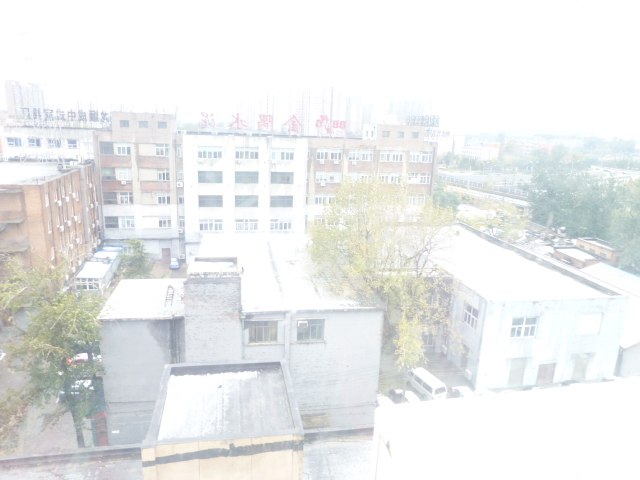
#> input picture pics/sample01.jpg, 640 x 480 px
$ python main.py
#> lines starting #> are read from the running program, lines starting #| are printed output that depends on the picture
### utils.py
import cv2 as cv
import matplotlib.pyplot as plt
import numpy as np


def RGB_to_intensity(img, eps=0.001):
    bgr = np.float64(img)
    SI = np.divide(bgr[:,:,0] + bgr[:,:,1] + bgr[:,:,2] + eps, 3 * 255)
    return SI

def intensity_to_gray(img):
    return np.int32(np.round(img * 255, 0))

def RGB_to_gray(img):
    bgr = np.float64(img)
    return np.int32(np.round(np.divide(bgr[:,:,0] + bgr[:,:,1] + bgr[:,:,2], 3), 0))

def gray_to_intensity(img):
    return np.divide(np.float64(img), 255)

def read_img(path):
#> called with path = 'pics/sample01.jpg'
    return cv.imread(path, cv.IMREAD_COLOR)
#> returned value is the input picture: shape (480, 640, 3); mean B, G, R 234.8, 235.3, 233.6

def read_img_gray(path):
    return cv.imread(path, cv.IMREAD_GRAYSCALE)


# [71 lines left out: functions draw_matrix, draw_2_matrixs, draw_2_matrixs_in_one, show_image, show_images_concat, draw_histogram, not called in this run]


def draw_histograms_in_one(hist1, bins1, hist2, bins2):
    plt.figure(figsize=(12, 6))
    plt.title("Histogram of Pixel Intensities")
    plt.xlabel("Pixel Intensity")
    plt.ylabel("Frequency")
    plt.xlim([0, 256])  # 设置x轴的范围
    # plt.bar(bins1[:-1], hist1, width=1, align='edge')  # 绘制直方图1
    # plt.bar(bins2[:-1], hist2, width=1, align='edge')  # 绘制直方图2
    # 绘制直方图1
    plt.bar(bins1[:-1], hist1/hist1.sum(), width=1, align='edge', alpha=0.7, label='Original Image')

    # 绘制直方图2
    plt.bar(bins2[:-1], hist2/hist2.sum(), width=1, align='edge', alpha=0.5, label='After Histogram Equalization')

    plt.legend()  # 添加图例
    plt.show()

# [9 lines left out: function restort_color, not called in this run]

def write_img(path, img):
    cv.imwrite(path, img)
    print(f"Image saved to {path}")

### basic_he.py
1
import numpy as np
from utils import *


def get_histogram(image):
    return np.histogram(image.flatten(), 256, (0, 256))


def histogram_equalize(image):
    # 计算直方图
    hist, bins = get_histogram(image)
#> hist = 256 values, max 117862 at index 255, min 0 at index 0, mean 1200; bins = 257 values from 0 to 256
    # 计算归一化累积直方图
    norm_hist = hist / hist.sum()
#> norm_hist = 256 values, max 0.384 at index 255, min 0 at index 0, mean 0.00391
    acc_hist = np.cumsum(norm_hist)
#> acc_hist = 256 values from 0 to 1

    # 计算转换映射
    sk_map = (255 * acc_hist).astype(np.uint8)
#> sk_map = 256 values from 0 to 255

    # 应用转换函数
    equalized_image = sk_map[image]
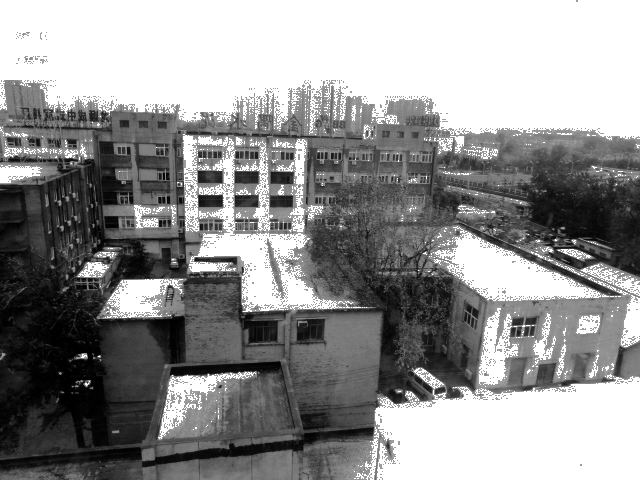
#> equalized_image: shape (480, 640); min 0, max 255, mean 146.7

    return equalized_image

### main.py
import WGIF
import utils
import basic_he
import dphe
import bhe2pl
import BBHE
import DSIHE
import MMBEBHE
import CLAHE
import eihe

DRAW_HISTOGRAM = True
DRAW_PICS = False
DRAW_3D_MAP = False
OUT_PUT_PICS = False

METHOD = ["Histogram_Equalize", "WGIF_Based_Enhance", "BBHE", "DSIHE", "MMBEBHE", "DPHE", "BHE2PL", "CLAHE", "Edge_Intensity_HE"][0]
RESTORE_COLOR = False

pic_list = [
    "sample01.jpg",
    "sample02.jpeg",
    "sample03.jpeg",
    "sample04.jpeg",
    "sample05.jpeg",
    "sample06.jpg",
    "sample07.jpg",
    "sample08.jpg",
]

for pic in pic_list:
    img = utils.read_img("pics/" + pic)
    gray_img = utils.RGB_to_gray(img)
    intensity = utils.RGB_to_intensity(img)
    if METHOD == "WGIF_Based_Enhance":
        enhanced_intensity = WGIF.wgif_based_enhance(intensity)
        enhanced_gray_img = utils.intensity_to_gray(enhanced_intensity)
    elif METHOD == "Histogram_Equalize":
        enhanced_gray_img = basic_he.histogram_equalize(gray_img)
        enhanced_intensity = utils.gray_to_intensity(enhanced_gray_img)
    elif METHOD == "DPHE":
        enhanced_gray_img = dphe.dph_equalization(gray_img)
        enhanced_intensity = utils.gray_to_intensity(enhanced_gray_img)
    elif METHOD == "BHE2PL":
        enhanced_gray_img = bhe2pl.bi_histogram_equalization(gray_img)
        enhanced_intensity = utils.gray_to_intensity(enhanced_gray_img)
    elif METHOD == "BBHE":
        enhanced_gray_img = BBHE.BBHE(gray_img)
        enhanced_intensity = utils.gray_to_intensity(enhanced_gray_img)
    elif METHOD == "DSIHE":
        enhanced_gray_img = DSIHE.DSIHE(gray_img)
        enhanced_intensity = utils.gray_to_intensity(enhanced_gray_img)
    elif METHOD == "MMBEBHE":
        enhanced_gray_img = MMBEBHE.MMBEBHE(gray_img)
        enhanced_intensity = utils.gray_to_intensity(enhanced_gray_img)
    elif METHOD == "CLAHE":
        enhanced_gray_img = CLAHE.CLAHE(gray_img, 2.0, (8, 8))
        enhanced_intensity = utils.gray_to_intensity(enhanced_gray_img)
    elif METHOD == "Edge_Intensity_HE":
        enhanced_rgb_img = eihe.edge_intensity_histogram_equalization(img)
        enhanced_gray_img = utils.RGB_to_gray(enhanced_rgb_img)
        enhanced_intensity = utils.gray_to_intensity(enhanced_gray_img)
    if DRAW_3D_MAP:
        utils.draw_2_matrixs_in_one([gray_img, enhanced_gray_img])

    if DRAW_HISTOGRAM:
        hist, bins = basic_he.get_histogram(gray_img)
#> bins = 257 values from 0 to 256
        new_hist, new_bins = basic_he.get_histogram(enhanced_gray_img)
#> new_hist = 256 values, max 117862 at index 255, min 0 at index 28, mean 1200; new_bins = 257 values from 0 to 256
        utils.draw_histograms_in_one(hist, bins, new_hist, new_bins)
#> in draw_histograms_in_one, `plt.show()`:
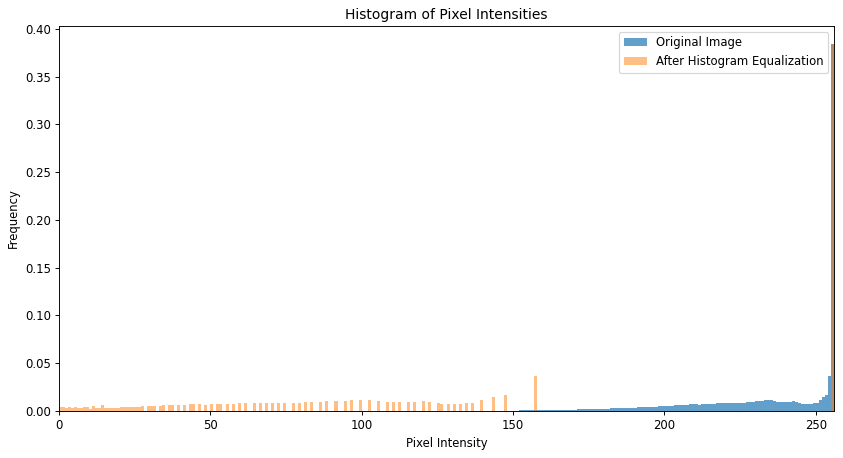
#> figure drawn by matplotlib, 1 panel; tallest bar 0.384 high, from x = 255 to 256; tallest bar 0.384 high, from x = 255 to 256

    if RESTORE_COLOR:
        enhanced_img = utils.restort_color(img, intensity, enhanced_intensity)
        if METHOD == "Edge_Intensity_HE":
            enhanced_img = enhanced_rgb_img
    else:
        img = gray_img
        enhanced_img = enhanced_gray_img
        if METHOD == "Edge_Intensity_HE":
            enhanced_img = enhanced_rgb_img

    if DRAW_PICS:
        utils.show_images_concat(img, enhanced_img)

    if OUT_PUT_PICS:
        utils.write_img("results/" + pic.replace(".jpeg", ".jpg"), enhanced_img)
#> pass 2 of the loop `for pic in pic_list:`:
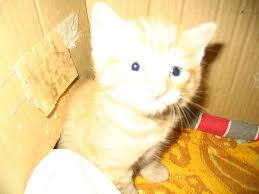
#> input picture pics/sample02.jpeg, 259 x 194 px
#> in read_img, returned value is the input picture: shape (194, 259, 3); mean B, G, R 146.8, 203.5, 230.7
#> bgr: shape (194, 259, 3) float64
#> SI: shape (194, 259) float64
#> in histogram_equalize (call 2), `hist, bins = get_histogram(image)`: hist = 256 values, max 3063 at index 255, min 0 at index 0, mean 196.3
#> norm_hist = 256 values, max 0.061 at index 255, min 0 at index 0, mean 0.00391
#> sk_map = 256 values from 0 to 254
#> in histogram_equalize (call 2), `equalized_image = sk_map[image]`:
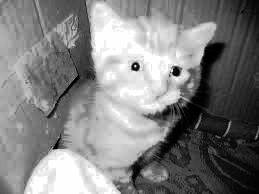
#> equalized_image: shape (194, 259); min 0, max 254, mean 128.4
#> new_hist = 256 values, max 3063 at index 254, min 0 at index 39, mean 196.3
#> in draw_histograms_in_one (call 2), `plt.show()`:
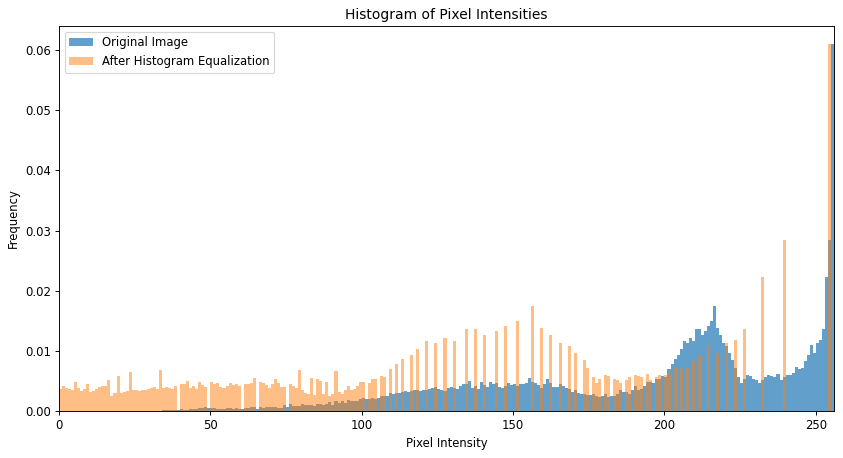
#> figure drawn by matplotlib, 1 panel; tallest bar 0.061 high, from x = 255 to 256; tallest bar 0.061 high, from x = 254 to 255
#> pass 3 of the loop `for pic in pic_list:`:
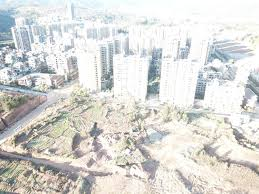
#> input picture pics/sample03.jpeg, 259 x 194 px
#> in read_img, returned value is the input picture: shape (194, 259, 3); mean B, G, R 213.3, 216.8, 217.1
#> in histogram_equalize (call 3), `hist, bins = get_histogram(image)`: hist = 256 values, max 2567 at index 254, min 0 at index 0, mean 196.3
#> norm_hist = 256 values, max 0.0511 at index 254, min 0 at index 0, mean 0.00391
#> sk_map = 256 values from 0 to 255
#> in histogram_equalize (call 3), `equalized_image = sk_map[image]`:
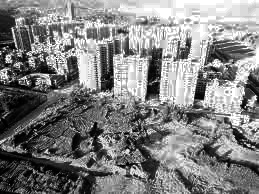
#> equalized_image: shape (194, 259); min 0, max 255, mean 129
#> new_hist = 256 values, max 2567 at index 242, min 0 at index 55, mean 196.3
#> in draw_histograms_in_one (call 3), `plt.show()`:
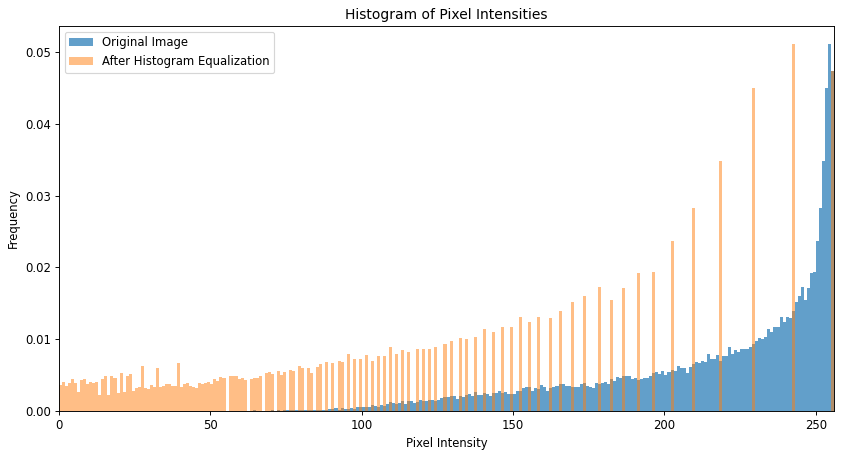
#> figure drawn by matplotlib, 1 panel; tallest bar 0.0511 high, from x = 254 to 255; tallest bar 0.0511 high, from x = 242 to 243
#> (the run stopped early here; a loop or call above may not have finished)
